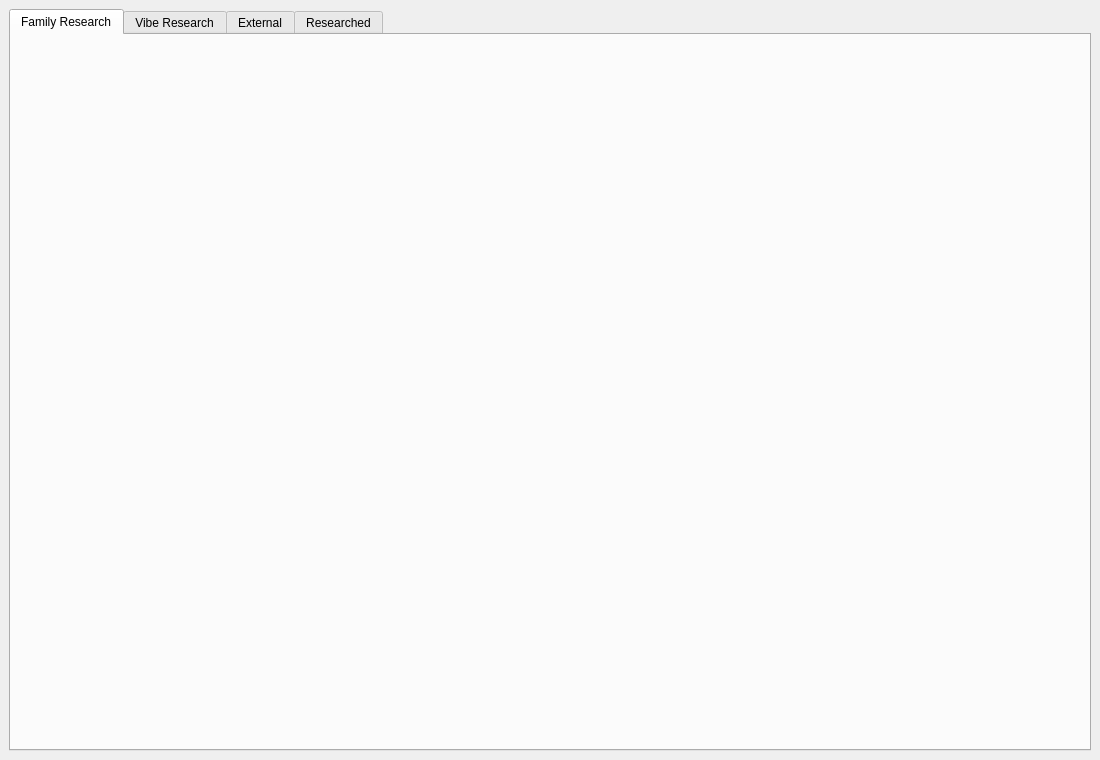
<?xml version="1.0" encoding="UTF-8"?>
<ui version="4.0"><class>MainWindow</class><widget class="QMainWindow" name="MainWindow"><property name="geometry"><rect><x>0</x><y>0</y><width>1100</width><height>760</height></rect></property><property name="windowTitle"><string>Ancestra - Family Research</string></property><widget class="QWidget" name="centralwidget"><layout class="QVBoxLayout" name="verticalLayout"><item><widget class="QTabWidget" name="tabs"><widget class="QWidget" name="researchTab"><attribute name="title"><string>Family Research</string></attribute><layout class="QVBoxLayout" name="researchLayout"/></widget><widget class="QWidget" name="vibeTab"><attribute name="title"><string>Vibe Research</string></attribute><layout class="QVBoxLayout" name="vibeLayout"/></widget><widget class="QWidget" name="externalTab"><attribute name="title"><string>External</string></attribute><layout class="QVBoxLayout" name="externalLayout"/></widget><widget class="QWidget" name="researchedTab"><attribute name="title"><string>Researched</string></attribute><layout class="QVBoxLayout" name="researchedLayout"/></widget></widget></item></layout></widget></widget><resources/><connections/></ui>
